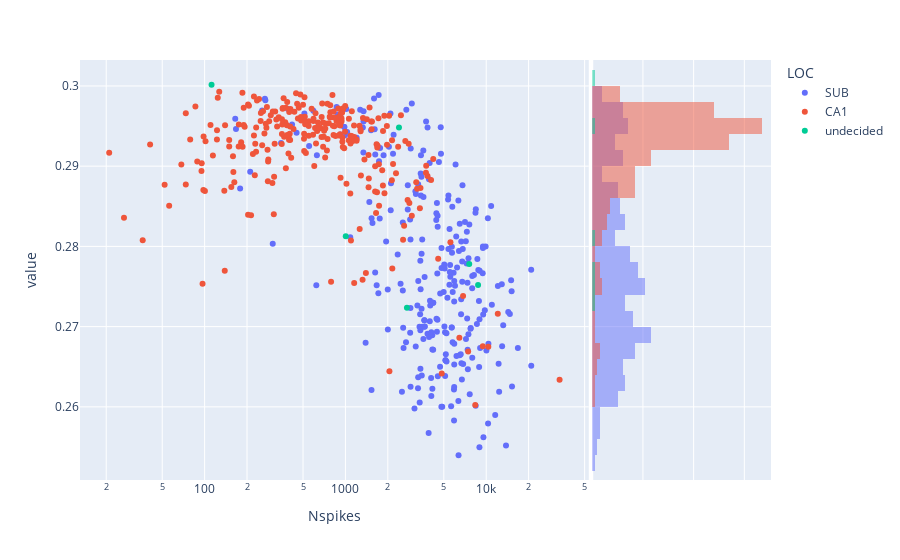

This figure's notebook cell:
### Code cell
import plotly.express as px


px.scatter(data_frame=df, x='Nspikes', y=['MSR'],color='LOC', log_x=True,hover_name="NeuID", hover_data=["RatID","task"],marginal_y='histogram')

#px.scatter(data_frame=data, x='Nspikes', y=['MSR','poss_MSR'],color='LOC', log_x=True,hover_name="NeuID", hover_data=["task"],marginal_y='histogram')

### Figure 1 — Plotly figure (JSON) as saved in the notebook; plotly's stock layout.template omitted (floating-point values rounded to 4 significant figures; data arrays with more than 128 entries replaced by an {"elided": "..."} marker saying what was removed)
{"data": [{"customdata": {"elided": "265x2 mixed values"}, "hovertemplate": "<b>%{hovertext}</b><br><br>LOC=SUB<br>Nspikes=%{x}<br>value=%{y}<br>RatID=%{customdata[0]}<br>task=%{customdata[1]}<extra></extra>", "hovertext": {"elided": "265 int values"}, "legendgroup": "SUB", "marker": {"color": "#636efa", "symbol": "circle"}, "mode": "markers", "name": "SUB", "orientation": "v", "showlegend": true, "type": "scatter", "x": {"elided": "265 float values"}, "xaxis": "x", "y": {"elided": "265 float values"}, "yaxis": "y"}, {"alignmentgroup": "True", "bingroup": "y", "hovertemplate": "LOC=SUB<br>value=%{y}<br>count=%{x}<extra></extra>", "legendgroup": "SUB", "marker": {"color": "#636efa"}, "name": "SUB", "offsetgroup": "SUB", "opacity": 0.5, "showlegend": false, "type": "histogram", "xaxis": "x2", "y": {"elided": "265 float values"}, "yaxis": "y2"}, {"customdata": {"elided": "272x2 mixed values"}, "hovertemplate": "<b>%{hovertext}</b><br><br>LOC=CA1<br>Nspikes=%{x}<br>value=%{y}<br>RatID=%{customdata[0]}<br>task=%{customdata[1]}<extra></extra>", "hovertext": {"elided": "272 int values"}, "legendgroup": "CA1", "marker": {"color": "#EF553B", "symbol": "circle"}, "mode": "markers", "name": "CA1", "orientation": "v", "showlegend": true, "type": "scatter", "x": {"elided": "272 float values"}, "xaxis": "x", "y": {"elided": "272 float values"}, "yaxis": "y"}, {"alignmentgroup": "True", "bingroup": "y", "hovertemplate": "LOC=CA1<br>value=%{y}<br>count=%{x}<extra></extra>", "legendgroup": "CA1", "marker": {"color": "#EF553B"}, "name": "CA1", "offsetgroup": "CA1", "opacity": 0.5, "showlegend": false, "type": "histogram", "xaxis": "x2", "y": {"elided": "272 float values"}, "yaxis": "y2"}, {"customdata": [[24101, "fm"], [24101, "fm"], [24101, "fm"], [24101, "of"], [24101, "of"], [24101, "of"]], "hovertemplate": "<b>%{hovertext}</b><br><br>LOC=undecided<br>Nspikes=%{x}<br>value=%{y}<br>RatID=%{customdata[0]}<br>task=%{customdata[1]}<extra></extra>", "hovertext": [908, 909, 910, 913, 914, 915], "legendgroup": "undecided", "marker": {"color": "#00cc96", "symbol": "circle"}, "mode": "markers", "name": "undecided", "orientation": "v", "showlegend": true, "type": "scatter", "x": [2401, 8755, 7576, 112, 2735, 1006], "xaxis": "x", "y": [0.2948, 0.2752, 0.2778, 0.3001, 0.2723, 0.2813], "yaxis": "y"}, {"alignmentgroup": "True", "bingroup": "y", "hovertemplate": "LOC=undecided<br>value=%{y}<br>count=%{x}<extra></extra>", "legendgroup": "undecided", "marker": {"color": "#00cc96"}, "name": "undecided", "offsetgroup": "undecided", "opacity": 0.5, "showlegend": false, "type": "histogram", "xaxis": "x2", "y": [0.2948, 0.2752, 0.2778, 0.3001, 0.2723, 0.2813], "yaxis": "y2"}], "layout": {"barmode": "overlay", "legend": {"title": {"text": "LOC"}, "tracegroupgap": 0}, "margin": {"t": 60}, "xaxis": {"anchor": "y", "domain": [0, 0.7363], "title": {"text": "Nspikes"}, "type": "log"}, "xaxis2": {"anchor": "y2", "domain": [0.7413, 1], "matches": "x2", "showgrid": true, "showline": false, "showticklabels": false, "ticks": ""}, "yaxis": {"anchor": "x", "domain": [0, 1], "title": {"text": "value"}}, "yaxis2": {"anchor": "x2", "domain": [0, 1], "matches": "y", "showgrid": true, "showticklabels": false}}}
